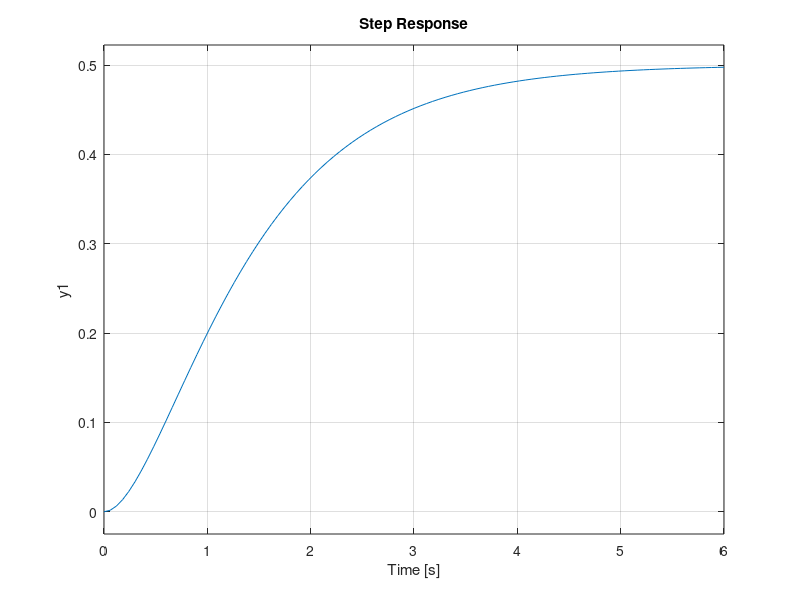

This figure's MATLAB source:
clc, clear all

% Representación de Estado en Matlab

%% Sistema Masa Resorte
% 
% Se tiene un sistema mase resorte dado por su ecuacion diferencial: 
%     mÿ+bẏ+ky=u
% 
% Donde u es la entrada. Entonces, si decimos que:
%     x_1(t)=y(t)
%     x_2(t)=ẏ(t)
%     ẋ_1(t)=x_2(t)
% 
% Por lo tanto,
%     mẋ_2(t)+bx_2(t)+kx_1(t)=u
% 
% Y diviendo la ecuación anterior entre m
%     ẋ_2(t)+(b/m)x_2(t)+(k/m)x_1(t)=u/m
%     ẋ_2(t)=-(k/m)x_1(t)-(b/m)x_2(t)+(1/m)u
% 
% Y por ultimo, se realiza su representacion en variables de estado de la 
% siguiente forma
%     ẋ(t)=Ax(t)+Bu(t)
%     Y(t)=Cx(t)+Du(t)

%% Ejercicio 

% Consideramos el sistema de la Figura 5-30, con m=1 Kg; b= 3 N-s/m; k=2 N/m:

k = 2;
b = 3;
m = 1;

A = [0 1;-k/m -b/m];
B = [0;1/m];
C = [1 0];
D = 0;

% Se crea el modelo en espacios de estado 
representacion = ss(A,B,C,D)

% Se calcula la funcion de transferencia
[num,den] = ss2tf(A,B,C,D);
sistema = tf(num,den)
step(sistema)